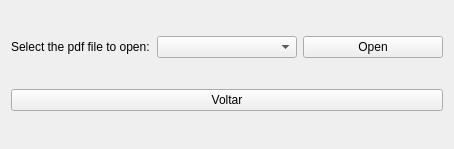
<?xml version="1.0" encoding="UTF-8"?>
<ui version="4.0">
 <class>Form</class>
 <widget class="QWidget" name="Form">
  <property name="geometry">
   <rect>
    <x>0</x>
    <y>0</y>
    <width>454</width>
    <height>149</height>
   </rect>
  </property>
  <property name="windowTitle">
   <string>Form</string>
  </property>
  <layout class="QGridLayout" name="gridLayout">
   <item row="0" column="0">
    <layout class="QHBoxLayout" name="horizontalLayout">
     <item>
      <widget class="QLabel" name="label">
       <property name="text">
        <string>Select the pdf file to open:</string>
       </property>
      </widget>
     </item>
     <item>
      <widget class="QComboBox" name="comboBox"/>
     </item>
     <item>
      <widget class="QPushButton" name="pushButton_2">
       <property name="text">
        <string>Open</string>
       </property>
      </widget>
     </item>
    </layout>
   </item>
   <item row="1" column="0">
    <widget class="QPushButton" name="pushButton">
     <property name="text">
      <string>Voltar</string>
     </property>
    </widget>
   </item>
  </layout>
 </widget>
 <resources/>
 <connections/>
</ui>
